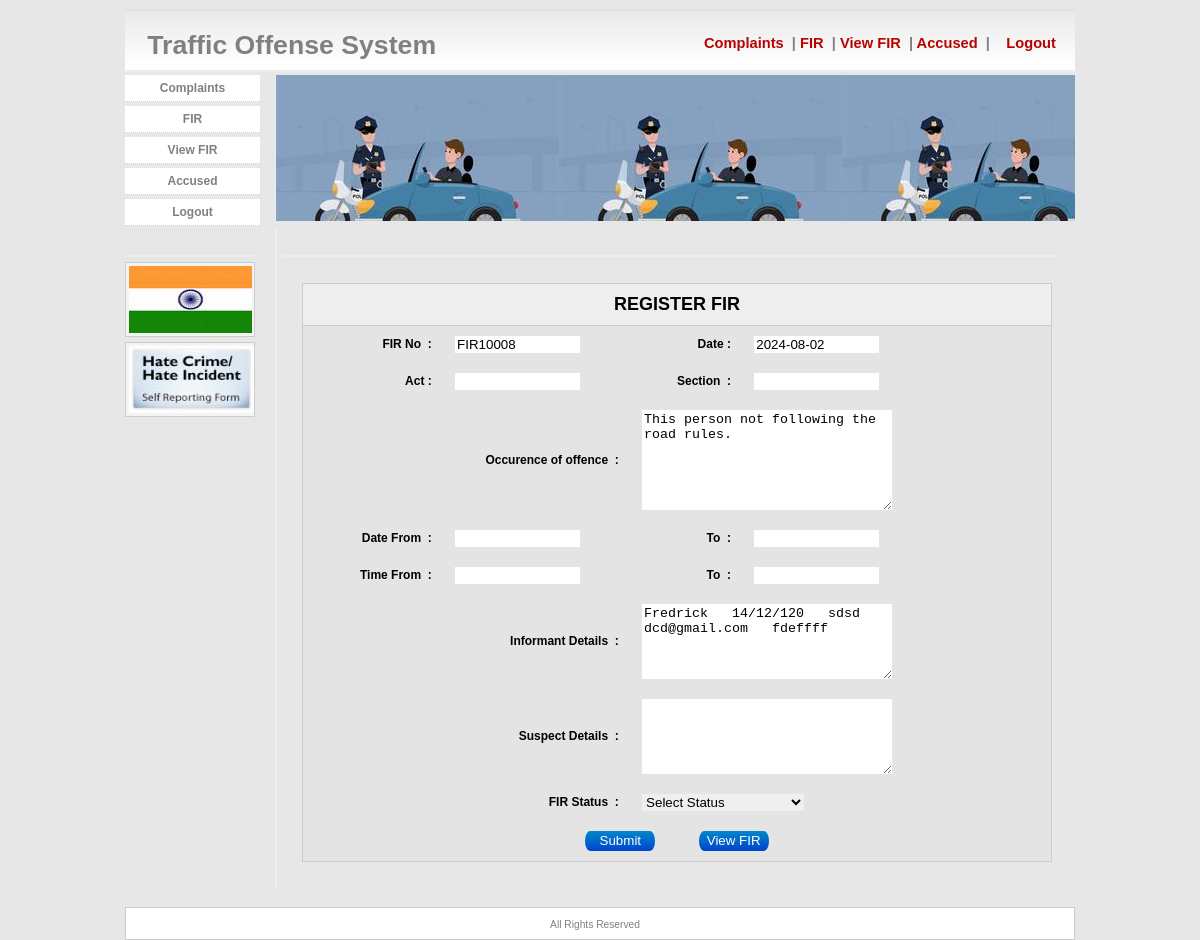
The page /police/fir.php?id=9&Mode=Edit (signed in) on the database its author committed.
### tables this page shows
CREATE TABLE `fir` (
  `fir_id` int(11) NOT NULL,
  `fir_no` varchar(100) NOT NULL,
  `fir_date` date NOT NULL,
  `fir_act` varchar(100) NOT NULL,
  `fir_section` varchar(100) NOT NULL,
  `fir_offence` longtext NOT NULL,
  `fir_df` varchar(100) NOT NULL,
  `fir_dt` varchar(100) NOT NULL,
  `fir_tf` varchar(100) NOT NULL,
  `fir_tt` varchar(100) NOT NULL,
  `fir_informant` longtext NOT NULL,
  `fir_suspect` longtext NOT NULL,
  `fir_comp` int(11) NOT NULL,
  `fir_sta` varchar(100) NOT NULL,
  `fir_status` varchar(100) NOT NULL
);

CREATE TABLE `complaint` (
  `comp_id` int(11) NOT NULL,
  `comp_date` varchar(100) NOT NULL,
  `comp_place` varchar(100) NOT NULL,
  `comp_from` varchar(100) NOT NULL,
  `comp_sta` varchar(100) NOT NULL,
  `comp_sub` varchar(100) NOT NULL,
  `comp_comp` longtext NOT NULL
);

CREATE TABLE `public` (
  `pub_id` int(11) NOT NULL,
  `pub_name` varchar(100) NOT NULL,
  `pub_dob` varchar(100) NOT NULL,
  `pub_sta` varchar(100) NOT NULL,
  `pub_con` varchar(100) NOT NULL,
  `pub_email` varchar(100) NOT NULL,
  `pub_add` longtext NOT NULL,
  `pub_user` varchar(100) NOT NULL,
  `pub_pwd` varchar(100) NOT NULL
);

### police/fir.php (the view, shortened to what this page needs)
<?php
 include_once "../db/db.php";
 if($_GET['Mode'] =="Edit") {
	$sqlup="Select * from complaint
	inner join public on public.pub_id =complaint.comp_from
	where comp_id='".$_REQUEST['id']."' ";
	$we=mysqli_query($con,$sqlup);
	$res=mysqli_fetch_object($we);
}
?>
<html><head><title>Traffic Offense System</title>
</head>
<link href="../css/style.css" rel="stylesheet" type="text/css" />
<link href="../calendar/styles/glDatePicker.default.css" rel="stylesheet" type="text/css">
<body>
<div id="main">
<div id="header">
<div id="title">
				&nbsp;&nbsp; Traffic Offense System </div>
                    <div id="title1">
					 &nbsp;&nbsp;&nbsp;&nbsp;&nbsp;&nbsp;&nbsp;&nbsp;&nbsp;&nbsp;&nbsp;&nbsp;<a href="index.php">&nbsp;Complaints&nbsp;</a> | <a href="fir.php">FIR&nbsp;</a> | <a href="firview.php">View FIR&nbsp;</a> | <a href="accused.php">Accused&nbsp;</a> | <a href="../logout.php"> &nbsp;</a> <a href="../logout.php"> &nbsp;</a><a href="../logout.php">Logout&nbsp;</a></div>
</div>
<div id="side">
<ul>
					<li><a href="index.php">Complaints</a></li>
					<li><a href="fir.php">FIR</a></li>
					<li><a href="firview.php">View FIR</a></li>
				    <li><a href="accused.php">Accused</a></li>
					<li><a href="../logout.php">Logout</a></li>
				</ul>
<div class="side2">
					<h3>&nbsp;</h3>
					<div id="sidebox">
					 <img src="../images/image.jpg" width="123" height="67" />					</div>
					<div id="sidebox">
					 <img src="../images/hatecrime.jpg" width="125" height="67" />					</div>
			  </div>
</div>
<div id="banner"></div>
<div class="inner">
<h3>&nbsp;</h3>
<br>
<form id="form1" name="form1" method="post" action="" enctype="multipart/form-data" onSubmit="return valid()" style="padding-left:20px">
<table align="center" cellpadding="10" cellspacing="0" width="750" bgcolor="#e4e4e4" style="border:1px solid #CCCCCC;font-size:12px">
			<tr bgcolor="#e4e4e4">
			  <td colspan="4" style="border-bottom:1px solid #CCCCCC;padding:10px" bgcolor="#eeeeee" align="center"><h2>REGISTER FIR </h2>
              <input type="hidden" name="contact" value="<?php echo $res->pub_con; ?>"/></td>
			  </tr>
	  <tr>
    <td width="19%" align="right"><strong>FIR No &nbsp;:&nbsp;</strong></td>
    <td width="25%" align="left">
	<input name="fir_no" readonly type="text"
				value="<?php
				$auto="select fir_no from fir order by fir_id desc";
				$num=mysqli_query($con,$auto);
				$gen=mysqli_fetch_object($num);
				if($gen->fir_no !='')
				{
				$spl=explode('FIR',$gen->fir_no);
				$val=$spl[1]+1;
				}else
				{
				$val='10001';
				}
				echo 'FIR'.$val;  ?>" style="width:125px"/></td>
    <td width="15%" align="right"><strong>Date&nbsp;:&nbsp;</strong></td>
    <td width="41%" align="left">
	<input type="text" name="fir_date" value="<?php echo date('Y-m-d'); ?>" readonly style="width:125px"/></td>
  </tr>
  <tr>
    <td align="right"><strong>Act&nbsp;:&nbsp;</strong></td>
    <td align="left"><input type="text" name="fir_act" style="width:125px"/></td>
    <td align="right"><strong>Section &nbsp;:&nbsp;</strong></td>
    <td align="left"><input type="text" name="fir_section" style="width:125px"/></td>
  </tr>
  <tr>
    <td colspan="2" align="right"><strong>
      Occurence of offence &nbsp;:&nbsp;</strong></td>
    <td colspan="2" align="left"><textarea name="fir_offence" style="width:250px;height:100px"><?php echo $res->comp_comp ?></textarea></td>
    </tr>
  <tr>
    <td align="right"><strong>Date From  &nbsp;:&nbsp;</strong></td>
    <td align="left"><input type="text" name="fir_df" style="width:125px" id="example"/></td>
    <td align="right"><strong>To &nbsp;:&nbsp;</strong></td>
    <td align="left"><input type="text" name="fir_dt" style="width:125px" id="example2"/></td>
  </tr>
  <tr>
    <td align="right"><strong>Time From &nbsp;:&nbsp;</strong></td>
    <td align="left"><input type="text" name="fir_tf" style="width:125px"/></td>
    <td align="right"><strong>To &nbsp;:&nbsp;</strong></td>
    <td align="left"><input type="text" name="fir_tt" style="width:125px"/></td>
  </tr>
  <tr>
    <td colspan="2" align="right"><strong>Informant Details &nbsp;:&nbsp;</strong></td>
    <td colspan="2" align="left"><textarea name="fir_informant" style="width:250px;height:75px"><?php echo $res->pub_name.'   '.$res->pub_dob.'   '.$res->pub_con.'   '.$res->pub_email.'   '.$res->pub_add; ?></textarea></td>
    </tr>
  <tr>
    <td colspan="2" align="right"><strong>Suspect Details  &nbsp;:&nbsp;</strong></td>
    <td colspan="2" align="left"><textarea name="fir_suspect" style="width:250px;height:75px"></textarea></td>
    </tr>
   <tr>
     <td colspan="2" align="right"><strong>FIR Status   &nbsp;:&nbsp;</strong></td>
     <td colspan="2" align="left">
	 <select name="fir_status">
	 <option value="">Select Status</option>
	 </select>
     </td>
   </tr>
   <tr>
    <td colspan="4" align="center">
		<input type="submit" name="submit" value="Submit" class="submit_but" />
		<a href="firview.php" style="text-decoration:none">
		<input type="button" value="View FIR" class="submit_but" /></a></td>
    </tr>
			</table>
	</form>
<h1>&nbsp;</h1>
		  </div>
 <div id="footer"><span class="divider"></span>
            All Rights Reserved
</div>
</div>
</body>
</html>

### css/style.css (style rules this page uses)
* { border: 0; margin: 0; }
body { margin: 0px; font-family: Arial, Verdana, Sans-Serif; font-size: 0.8em; background: #E7E7E7; }
#header { clear: both; text-align: right; padding: 20px 15px 0 0; margin: 10px 0 3px 0; height: 40px; border-bottom: 2px solid #eee; background: #FFF url(../images/fade.gif); color: #808080; }
#banner { margin: 0 0 5px 150px; line-height: 1.4em; background: url(../images/header.jpg); height: 146px; border-left: 1px solid #EEEEEE; }
#main { width: 950px; margin: 0px auto; }
#footer { clear: both; color: #808080; background: #FFF; font-size: 0.8em; text-align: center; padding: 9px 10px 9px 0; margin: 10px 0px 0px 0px; border: 1px solid #ccc; }
a { text-decoration: none; color: #B60400; }
.divider { background: url(../images/divider.png) no-repeat center top; display: block; height: 2px; width: 572px; margin: 0 auto; position: relative; }
.submit_but { color: #ffffff; background-image: -moz-linear-gradient(top, #0088cc, #0044cc); background-image: -webkit-gradient(linear, 0 0, 0 100%, from(#0088cc), to(#0044cc)); background-image: -webkit-linear-gradient(top, #0088cc, #0044cc); background-image: -o-linear-gradient(top, #0088cc, #0044cc); background-repeat: repeat-x; Border-bottom-left-radius: 30px 60px; Border-bottom-right-radius: 30px 60px; Border-top-left-radius: 30px 60px; Border-top-right-radius: 30px 60px; height:20px; width:70px; }
#side { clear: left; float: left; width: 150px; margin: 0 0 10px 0; padding: 0; font-size: 0.9em; }
#side ul { list-style: none; width: 150px; margin: 0 0 0 -10px; padding: 0; font-size: 1.1em; }
#side li { margin-bottom: 4px; padding: 0 5px 0 10px; }
#side li a { font-size: 9pt; font-weight: bold; text-align: right; height: 20px; text-decoration: none; color: #808080; display: block; padding: 6px 10px 0 10px; background: #fff; border-bottom: 1px dotted #ccc; text-align:center; }
#title { float: left; font-size: 20pt; font-weight: bold; padding: 0 0 0 0; }
#title1 { float: right; font-size: 11pt; font-weight: bold; padding: 5px 0 0 0; }
.side2 { margin: 9px 0 10px 0; width: 130px; color: #6B6B6B; line-height: 1.6em; }
#sidebox { border: 1px solid #ccc; background: #f4f4f4; padding: 3px; margin-top: 5px; }
h3 { font-size: 1.3em; margin: 0 0 5px 0; padding: 2px 0px 0px 0px; border-bottom: 2px solid #eee; }
.inner { margin: 7px 10px 20px 150px; padding: 5px 5px 5px 5px; line-height: 1.6em; text-align: left; color: #5D5D5D; border-left: 2px solid #eee; }
.inner a, #inner a:visited { text-decoration: underline; }

### rows shown on the page
fir: fir_no "FIR10008"
complaint: fir_offence "This person not following the road rules.", fir_informant "Fredrick 14/12/120 sdsd dcd@gmail.com fdeffff"
